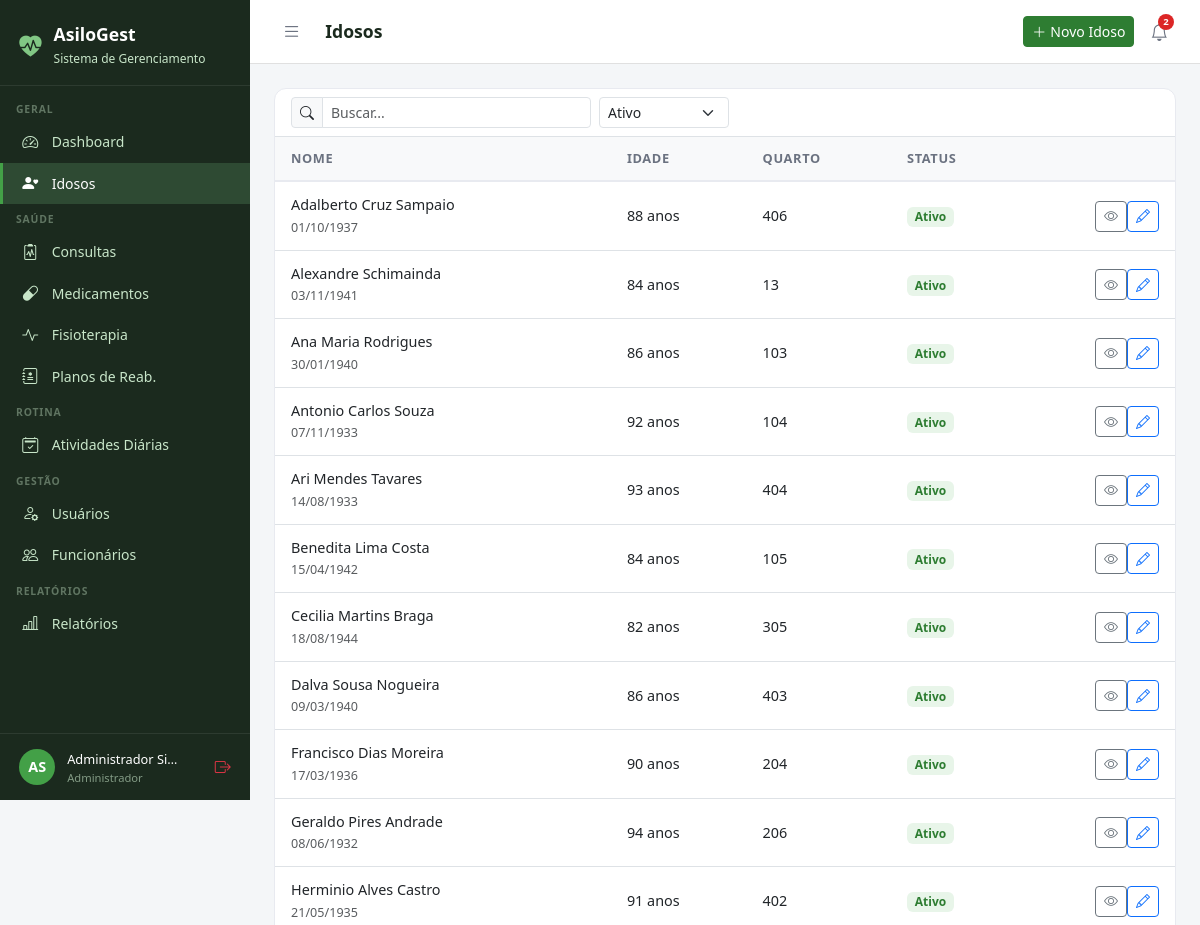
Before: /idosos/ (signed in, upper part) with the older database file.
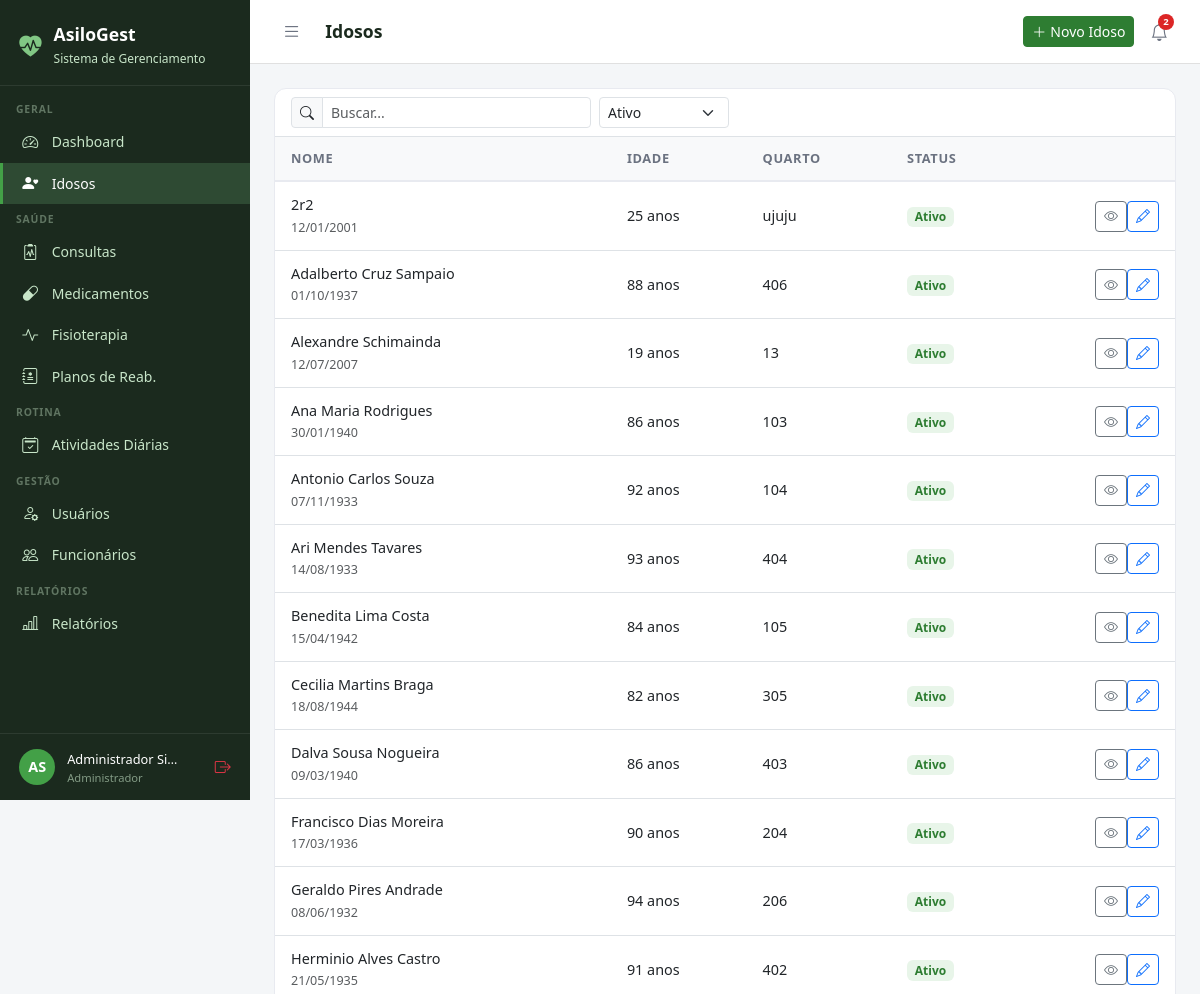
After: the same page with the newer database file.
### idosos/models.py (models this page shows, shortened)
class Idoso(models.Model):
    SEXO_CHOICES = [('M', 'Masculino'), ('F', 'Feminino')]
    TIPO_SANGUINEO = [('A+','A+'),('A-','A-'),('B+','B+'),('B-','B-'),('AB+','AB+'),('AB-','AB-'),('O+','O+'),('O-','O-')]
    STATUS_CHOICES = [('ativo','Ativo'),('inativo','Inativo'),('internado','Internado'),('falecido','Falecido')]
    nome = models.CharField(max_length=150, verbose_name='Nome Completo')
    data_nascimento = models.DateField(verbose_name='Data de Nascimento')
    sexo = models.CharField(max_length=1, choices=SEXO_CHOICES)
    cpf = models.CharField(max_length=14, unique=True, null=True, blank=True)
    rg = models.CharField(max_length=20, blank=True)
    tipo_sanguineo = models.CharField(max_length=3, choices=TIPO_SANGUINEO, blank=True)
    foto = models.ImageField(upload_to='idosos/', blank=True, null=True)
    status = models.CharField(max_length=10, choices=STATUS_CHOICES, default='ativo')
    endereco = models.CharField(max_length=200, blank=True)
    cidade = models.CharField(max_length=100, blank=True)
    estado = models.CharField(max_length=2, blank=True)
    cep = models.CharField(max_length=9, blank=True)
    alergias = models.TextField(blank=True, verbose_name='Alergias')
    condicoes_medicas = models.TextField(blank=True, verbose_name='Condições Médicas')
    observacoes = models.TextField(blank=True, verbose_name='Observações Gerais')
    data_entrada = models.DateField(verbose_name='Data de Entrada')
    numero_quarto = models.CharField(max_length=10, blank=True, verbose_name='Quarto')
    criado_em = models.DateTimeField(auto_now_add=True)
    atualizado_em = models.DateTimeField(auto_now=True)
    class Meta:
        verbose_name = 'Idoso'
        verbose_name_plural = 'Idosos'
        ordering = ['nome']
    @property
    def idade(self):
        from datetime import date
        hoje = date.today()
        return hoje.year - self.data_nascimento.year - (
            (hoje.month, hoje.day) < (self.data_nascimento.month, self.data_nascimento.day)
        )

### idosos/views.py (the view)
# urls.py: path('', views.lista, name='lista'),
@login_required
def lista(request):
    q = request.GET.get('q', '')
    status = request.GET.get('status', 'ativo')
    idosos = Idoso.objects.all()
    if request.user.is_familiar:
        vinculos = FamiliarVinculo.objects.filter(
            familiar=request.user).values_list('idoso_id', flat=True)
        idosos = idosos.filter(id__in=vinculos)
    if q:
        idosos = idosos.filter(Q(nome__icontains=q) | Q(cpf__icontains=q))
    if status:
        idosos = idosos.filter(status=status)
    return render(request, 'idosos/lista.html', {
        'idosos': idosos, 'q': q, 'status_filtro': status
    })

### core/models.py (called while the page is built)
    @property
    def is_administrador(self):
        return self.perfil == 'administrador' or self.is_superuser

    @property
    def is_fisioterapeuta(self):
        return self.perfil == 'fisioterapeuta'

    @property
    def is_familiar(self):
        return self.perfil == 'familiar'

    @property
    def pode_ver_saude(self):
        return (self.is_administrador or self.is_medico
                or self.is_fisioterapeuta or self.is_enfermeiro)

    @property
    def pode_cadastrar_usuarios(self):
        return self.is_administrador or self.is_recepcionista

    @property
    def pode_administrar(self):
        return self.is_administrador

### templates/idosos/lista.html (shortened to what this page needs)
{% extends 'base.html' %}
{% block title %}Idosos{% endblock %}{% block page_title %}Idosos{% endblock %}
{% block topbar_actions %}{% if not user.is_familiar %}<a href="{% url 'idosos:novo' %}" class="btn btn-primary btn-sm"><i class="bi bi-plus-lg me-1"></i>Novo Idoso</a>{% endif %}{% endblock %}
{% block content %}
<div class="table-card">
  <div class="px-3 py-2 border-bottom">
    <form class="d-flex gap-2" method="get">
      <div class="input-group input-group-sm" style="max-width:300px;"><span class="input-group-text"><i class="bi bi-search"></i></span><input type="text" name="q" class="form-control" placeholder="Buscar..." value="{{ q }}"></div>
      <select name="status" class="form-select form-select-sm" style="max-width:130px;" onchange="this.form.submit()"><option value="ativo" {% if status_filtro == "ativo" %}selected{% endif %}>Ativo</option></select>
    </form>
  </div>
  <table class="table table-hover"><thead><tr><th>Nome</th><th>Idade</th><th>Quarto</th><th>Status</th><th></th></tr></thead>
  <tbody>{% for i in idosos %}<tr>
    <td><div style="font-weight:500;">{{ i.nome }}</div><small class="text-muted">{{ i.data_nascimento|date:"d/m/Y" }}</small></td>
    <td>{{ i.idade }} anos</td><td>{{ i.numero_quarto|default:"–" }}</td>
    <td><span class="badge" style="background:#E8F5E9;color:#2E7D32;font-size:.75rem;">{{ i.get_status_display }}</span></td>
    <td class="text-end"><a href="{% url 'idosos:detalhe' i.pk %}" class="btn btn-sm btn-outline-secondary"><i class="bi bi-eye"></i></a>{% if not user.is_familiar %}<a href="{% url 'idosos:editar' i.pk %}" class="btn btn-sm btn-outline-primary"><i class="bi bi-pencil"></i></a>{% endif %}</td>
  </tr>{% empty %}<tr><td colspan="5" class="text-center py-4 text-muted">Nenhum idoso encontrado.</td></tr>{% endfor %}</tbody></table>
</div>{% endblock %}

Changed rows visible on the page:
added Idoso: nome "2r2", data_nascimento "12/01/2001", idade "25", numero_quarto "ujuju", status "Ativo"
changed Idoso "Alexandre Schimainda": data_nascimento "03/11/1941" → "12/07/2007"; idade "84" → "19"
